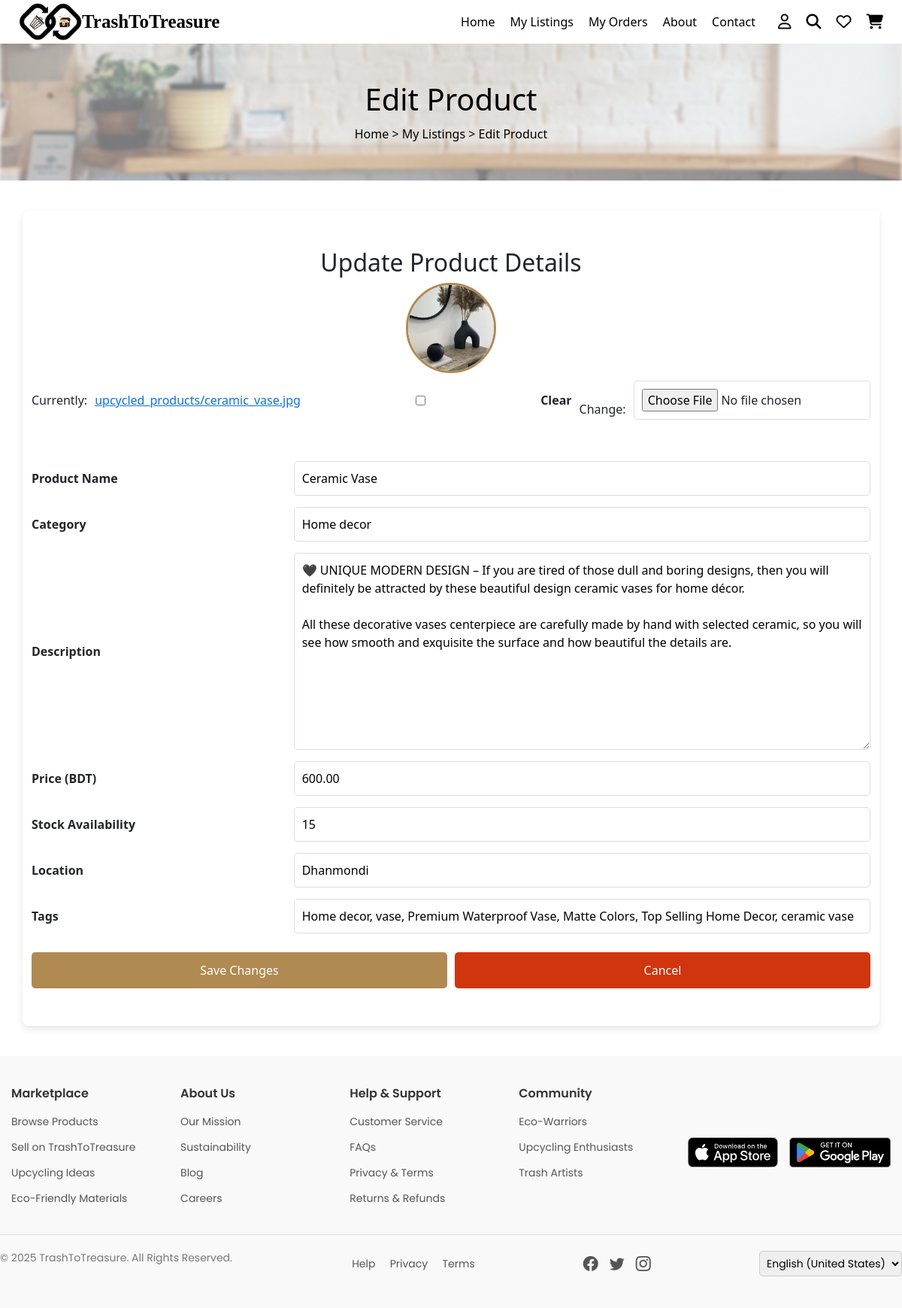
Page /product/5/edit/ (signed in) on the committed database.
### marketplace/models.py (models this page shows, shortened)
class UpcycledProduct(models.Model):
    product_name = models.CharField(max_length=255, default="")
    category = models.CharField(max_length=100, default="")
    description = models.TextField()
    price = models.DecimalField(max_digits=10, decimal_places=2)
    product_status = models.CharField(max_length=20, choices=PRODUCT_STATUS_CHOICES, default='active')
    artisan = models.ForeignKey(User, on_delete=models.CASCADE, related_name='upcycled_products', null=True, blank=True)
    approval_status = models.BooleanField(default=False)
    stock_availability = models.IntegerField()
    product_images = models.ImageField(upload_to='upcycled_products/', blank=True, null=True)
    location = models.CharField(max_length=255, default="")
    rating = models.DecimalField(max_digits=3, decimal_places=2, default=0.0)
    tags = models.CharField(max_length=255, blank=True, null=True)
    listing_date = models.DateTimeField(auto_now_add=True)
    last_updated = models.DateTimeField(auto_now=True, null=True, blank=True)
    sold_count = models.IntegerField(default=0)
    delivery_status = models.CharField(max_length=20, choices=DELIVERY_STATUS_CHOICES, default='ready')
    slug = models.SlugField(max_length=255, unique=True, blank=True)
    reviews = GenericRelation(Review)

### marketplace/views.py (the view)
# urls.py: path('product/<int:pk>/edit/', views.edit_product,   name='edit_product'),
@login_required
def edit_product(request, pk):
    product = get_object_or_404(UpcycledProduct, pk=pk, artisan=request.user)
    if request.method == 'POST':
        form = UpcycledProductForm(request.POST, request.FILES, instance=product)
        if form.is_valid():
            form.save()
            return redirect('listed_products')
    else:
        form = UpcycledProductForm(instance=product)
    return render(request, 'edit_product.html', {'form': form, 'product': product})

### marketplace/forms.py
class UpcycledProductForm(forms.ModelForm):
    class Meta:
        model = UpcycledProduct
        fields = [
            'product_name',
            'category',
            'description',
            'price',
            'stock_availability',
            'product_images',
            'location',
            'tags',
        ]

### marketplace/templates/edit_product.html (shortened to what this page needs)
{% load static %}
{% include "header.html" %}
<!DOCTYPE html>
<html lang="en">
<head>
    <link rel="stylesheet" href="{% static 'css/buyer_profile.css' %}">
</head>
<body>
    <section class="product-banner">
        <h2>Edit Product</h2>
        <p><a href="/">Home</a> > <a href="{% url 'listed_products' %}">My Listings</a> > Edit Product</p>
    </section>
    <div class="container">
        <div class="form-section">
            <h2>Update Product Details</h2>
            <form method="POST" enctype="multipart/form-data">
                <div class="profile-pic-container">
                    {% if product.product_images %}
                        <img src="{{ product.product_images.url }}" alt="Product Image" class="profile-pic">
                    {% else %}
                        <img src="{% static 'images/default_product.jpg' %}" alt="Default Product" class="profile-pic">
                    {% endif %}
                    <div class="upload-file">
                        {{ form.product_images }}
                    </div>
                </div>
                <div class="form-grid">
                    <div class="form-row">
                        <label for="{{ form.product_name.id_for_label }}">Product Name</label>
                        {{ form.product_name }}
                    </div>
                    <div class="form-row">
                        <label for="{{ form.category.id_for_label }}">Category</label>
                        {{ form.category }}
                    </div>
                    <div class="form-row">
                        <label for="{{ form.description.id_for_label }}">Description</label>
                        {{ form.description }}
                    </div>
                    <div class="form-row">
                        <label for="{{ form.price.id_for_label }}">Price (BDT)</label>
                        {{ form.price }}
                    </div>
                    <div class="form-row">
                        <label for="{{ form.stock_availability.id_for_label }}">Stock Availability</label>
                        {{ form.stock_availability }}
                    </div>
                    <div class="form-row">
                        <label for="{{ form.location.id_for_label }}">Location</label>
                        {{ form.location }}
                    </div>
                    <div class="form-row">
                        <label for="{{ form.tags.id_for_label }}">Tags</label>
                        {{ form.tags }}
                    </div>
                </div>
                <div class="button-container">
                    <button type="submit">Save Changes</button>
                    <a href="{% url 'listed_products' %}" class="logout-btn">Cancel</a>
                </div>
            </form>
        </div>
    </div>
</body>
</html>
{% include "footer.html" %}

### marketplace/static/css/buyer_profile.css (style rules this page uses)
.product-banner { text-align: center; padding: 50px 0; background: url('/static/images/bg.png') no-repeat center; background-size: cover; color: #000; }
.product-banner h2 { font-size: 40px; margin: 0; }
.product-banner p { margin: 10px 0 0; }
.product-banner a { color: #000; text-decoration: none; }
.container { max-width: 600px; margin: 40px auto; padding: 50px; background: #fff; box-shadow: 0px 4px 10px rgba(0, 0, 0, 0.1); border-radius: 8px; }
.form-section { text-align: center; }
h2 { font-size: 24px; margin-bottom: 20px; color: #333; }
form { display: flex; flex-direction: column; gap: 15px; }
label { font-weight: bold; text-align: left; }
input, textarea { width: 100%; padding: 10px; border: 1px solid #ddd; border-radius: 5px; }
button { padding: 12px; background: #b08a51; color: white; font-size: 16px; border: none; cursor: pointer; border-radius: 5px; }
.profile-pic-container { text-align: center; margin-bottom: 20px; }
.profile-pic-container img { width: 120px; height: 120px; border-radius: 50%; object-fit: cover; border: 3px solid #b08a51; margin-bottom: 10px; }
.button-container { display: flex; justify-content: space-between; gap: 10px; margin-top: 10px; }
.button-container button, .button-container .logout-btn { flex: 1; padding: 12px; font-size: 16px; border-radius: 5px; text-align: center; }
.logout-btn { text-decoration: none; color: white; background-color: #d1350e; font-size: 16px; padding: 12px; color: white; font-size: 16px; border: none; cursor: pointer; }
.form-grid { display: flex; flex-direction: column; gap: 15px; margin-top: 20px; }
.form-row { display: flex; align-items: center; justify-content: space-between; gap: 20px; }
.form-row label { width: 30%; font-weight: bold; text-align: left; }
.form-row input, .form-row select, .form-row textarea { width: 70%; padding: 10px; border: 1px solid #ddd; border-radius: 5px; }
.profile-pic { width: 150px; height: 150px; object-fit: cover; border-radius: 50%; border: 4px solid #b08a51; margin-bottom: 10px; }
.upload-file { display: flex; align-items: center; gap: 10px; justify-content: space-between; }

### marketplace/templates/header.html (style rules this page uses)
* { margin: 0; padding: 0; box-sizing: border-box; }
body { font-family: Arial, sans-serif; background: #fff; }

### rows in the picture
UpcycledProduct: product_images (picture), product_name "Ceramic Vase", category "Home decor", description "🖤 UNIQUE MODERN DESIGN – If you are tired of those dull and boring designs, then you will definitely be attracted by these beautiful design ceramic vases for home décor. All these decorative vases centerpiece are carefully made by hand with selected ceramic, so you will see how smooth and exquisite the surface and how beautiful the details are.", price "600.00", stock_availability "15", location "Dhanmondi", tags "Home decor, vase, Premium Waterproof Vase, Matte Colors, Top Selling Home Decor, ceramic vase"
